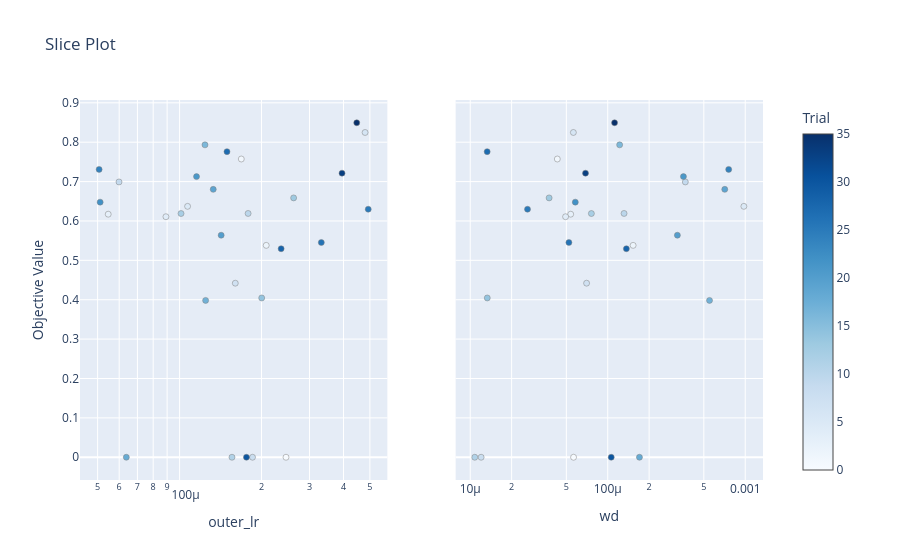

The notebook cell saved with this chart:
### Code cell
fig_slice = plot_slice(study, params=params_to_plot_OPT)
fig_slice.show()

### Figure 1 — Plotly figure (JSON) as saved in the notebook; plotly's stock layout.template omitted (floating-point values rounded to 4 significant figures)
{"data": [{"marker": {"color": [0, 1, 2, 3, 4, 5, 6, 7, 8, 9, 10, 11, 12, 13, 14, 16, 17, 18, 19, 20, 21, 22, 24, 25, 26, 27, 28, 30, 33, 35], "colorbar": {"title": {"text": "Trial"}, "x": 1, "xpad": 40}, "colorscale": [[0, "rgb(247,251,255)"], [0.125, "rgb(222,235,247)"], [0.25, "rgb(198,219,239)"], [0.375, "rgb(158,202,225)"], [0.5, "rgb(107,174,214)"], [0.625, "rgb(66,146,198)"], [0.75, "rgb(33,113,181)"], [0.875, "rgb(8,81,156)"], [1, "rgb(8,48,107)"]], "line": {"color": "Grey", "width": 0.5}, "showscale": true}, "mode": "markers", "name": "Feasible Trial", "showlegend": false, "type": "scatter", "x": [0.000246, 0.0001685, 0.0002081, 5.468e-05, 8.911e-05, 0.000107, 0.0004801, 0.0001602, 0.0001853, 5.991e-05, 0.0001785, 0.0001557, 0.0001012, 0.0002624, 0.0002003, 0.0001239, 0.0001246, 6.374e-05, 0.0001329, 0.0001421, 0.0001154, 5.108e-05, 5.064e-05, 0.0004931, 0.0003316, 0.0001493, 0.000236, 0.000176, 0.000395, 0.0004474], "xaxis": "x", "y": [0, 0.7573, 0.538, 0.6172, 0.6107, 0.6371, 0.8247, 0.442, 0, 0.6991, 0.6191, 0, 0.6189, 0.6585, 0.4045, 0.7932, 0.3982, 0, 0.6802, 0.5637, 0.7126, 0.6478, 0.7309, 0.6298, 0.5453, 0.776, 0.5295, 0, 0.7214, 0.8494], "yaxis": "y"}, {"marker": {"color": [0, 1, 2, 3, 4, 5, 6, 7, 8, 9, 10, 11, 12, 13, 14, 16, 17, 18, 19, 20, 21, 22, 24, 25, 26, 27, 28, 30, 33, 35], "colorbar": {"title": {"text": "Trial"}, "x": 1, "xpad": 40}, "colorscale": [[0, "rgb(247,251,255)"], [0.125, "rgb(222,235,247)"], [0.25, "rgb(198,219,239)"], [0.375, "rgb(158,202,225)"], [0.5, "rgb(107,174,214)"], [0.625, "rgb(66,146,198)"], [0.75, "rgb(33,113,181)"], [0.875, "rgb(8,81,156)"], [1, "rgb(8,48,107)"]], "line": {"color": "Grey", "width": 0.5}, "showscale": false}, "mode": "markers", "name": "Feasible Trial", "showlegend": false, "type": "scatter", "x": [5.643e-05, 4.299e-05, 0.000153, 5.379e-05, 4.938e-05, 0.0009777, 5.625e-05, 7.018e-05, 1.2e-05, 0.0003668, 0.0001315, 1.079e-05, 7.606e-05, 3.748e-05, 1.33e-05, 0.0001221, 0.00055, 0.0001701, 0.0007097, 0.0003211, 0.0003554, 5.809e-05, 0.0007579, 2.61e-05, 5.219e-05, 1.328e-05, 0.0001366, 0.000106, 6.893e-05, 0.0001121], "xaxis": "x2", "y": [0, 0.7573, 0.538, 0.6172, 0.6107, 0.6371, 0.8247, 0.442, 0, 0.6991, 0.6191, 0, 0.6189, 0.6585, 0.4045, 0.7932, 0.3982, 0, 0.6802, 0.5637, 0.7126, 0.6478, 0.7309, 0.6298, 0.5453, 0.776, 0.5295, 0, 0.7214, 0.8494], "yaxis": "y2"}], "layout": {"title": {"text": "Slice Plot"}, "xaxis": {"anchor": "y", "domain": [0, 0.45], "title": {"text": "outer_lr"}, "type": "log"}, "xaxis2": {"anchor": "y2", "domain": [0.55, 1], "title": {"text": "wd"}, "type": "log"}, "yaxis": {"anchor": "x", "domain": [0, 1], "title": {"text": "Objective Value"}}, "yaxis2": {"anchor": "x2", "domain": [0, 1], "matches": "y", "showticklabels": false}}}
